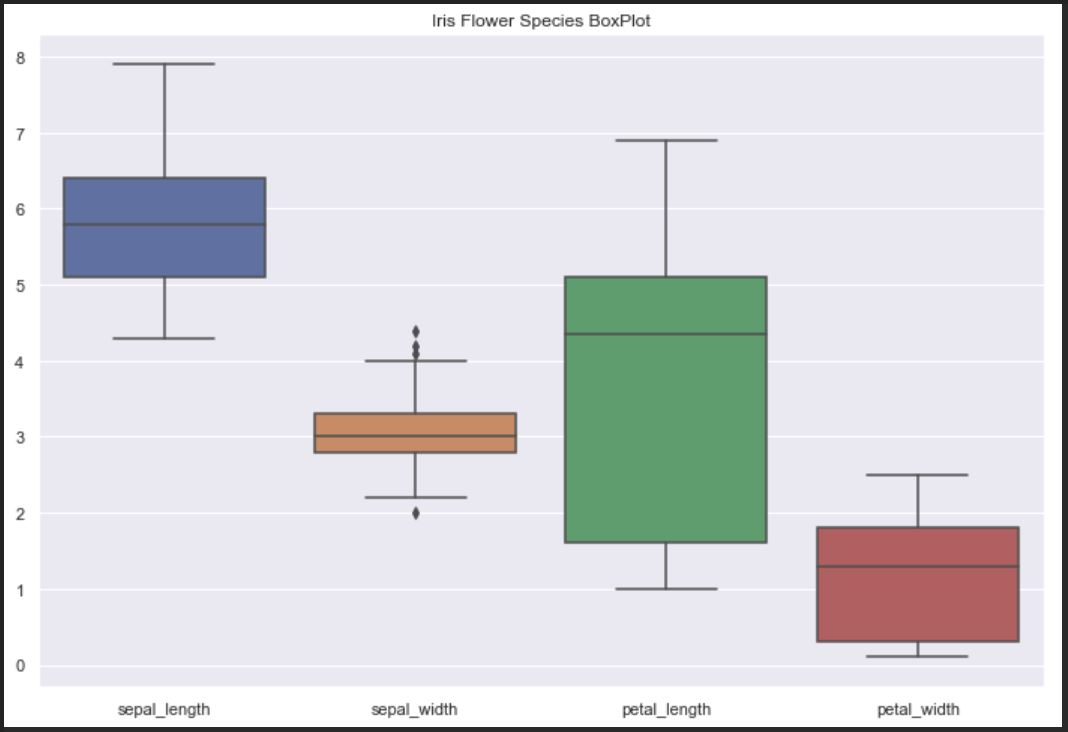

Write the Python code that produced this figure.
#%%
# Etem Kaya 08-Apr-2019
# Irish Data Set Project.

# Boxplot iris dataset
# import pandas, seaborn and matplotlib libraries
import pandas as pd
import seaborn as sns
import matplotlib.pyplot as plt

# import iris dataset with Pandas
f = pd.read_csv("iris.csv")

# set the boxplot graph for iris flower species
plt.figure(figsize = (12, 8)) # set the graph size
plt.title("Iris Flower Species BoxPlot") # title of the plot

# set the boxplot style
sns.set(style="darkgrid", color_codes=True) # set the background colour
sns.boxplot(data=f) # set the dataset to plot     

# plot the data
plt.show()
